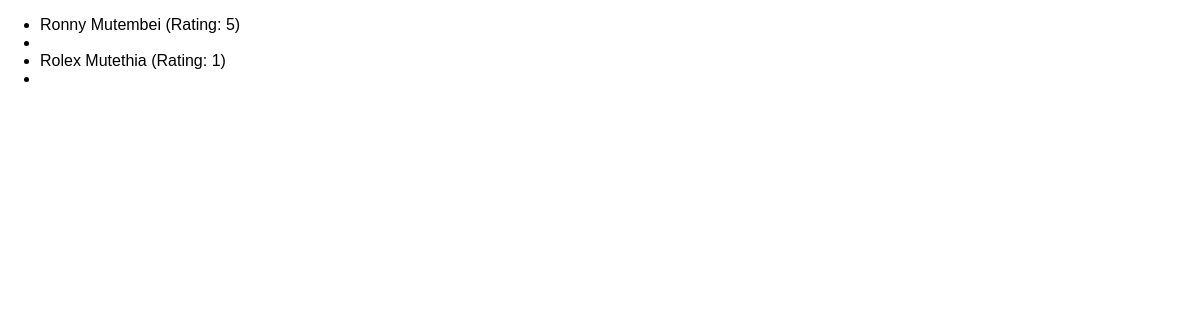
Page /reviews on the earlier database version.
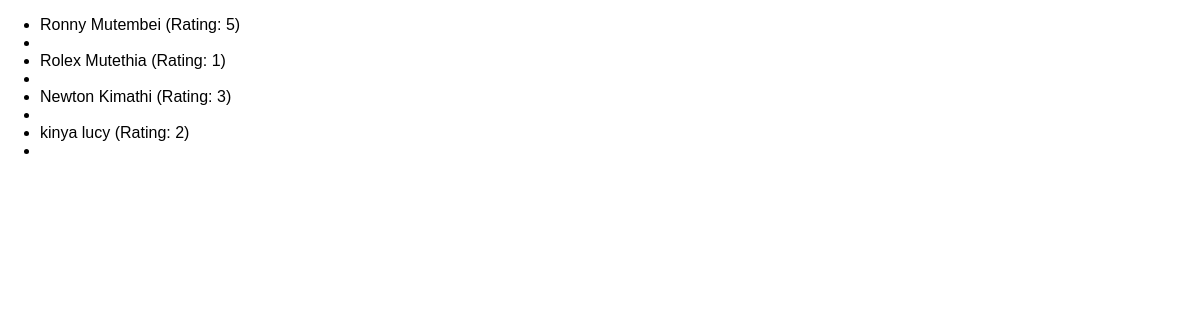
Same page on the later database version.
### userInput/models.py (models this page shows)
class Review(models.Model):
    first_name=models.CharField(max_length=100)
    last_name=models.CharField(max_length=100,null =True)
    user_email=models.EmailField(null =True)
    user_phone_number=models.CharField(max_length=10,null=True)
    review_text=models.TextField()
    rating=models.IntegerField()

### userInput/views.py (the view)
# urls.py: path("reviews",views.ReviewsListView.as_view()),
class ReviewsListView(ListView):
    template_name = "userInput/review_list.html"
    model=Review
    context_object_name = "reviews"

### userInput/templates/userInput/review_list.html (shortened to what this page needs)
{% extends "userInput/root.html" %}
{% block content %}
<ul>
    {% for review in reviews %}
    <li>{{review.first_name}} {{review.last_name}} (Rating: {{review.rating}}) <li/>
    {% endfor %}
</ul>
{% endblock content %}

### userInput/templates/userInput/root.html (shortened to what this page needs)
{% load static %}
<!DOCTYPE html>
<html lang="en">
<head>
    <link rel="stylesheet" href="{% static "reviews/style.css" %}"/>
</head>
<body>
    {% block content %}{% endblock content %}
</body>
</html>

### userInput/static/reviews/style.css (style rules this page uses)
body { font-family: sans-serif; margin: 0; }

Differences in the rows shown:
added Review: first_name "Newton", last_name "Kimathi", rating "3"
added Review: first_name "kinya", last_name "lucy", rating "2"
